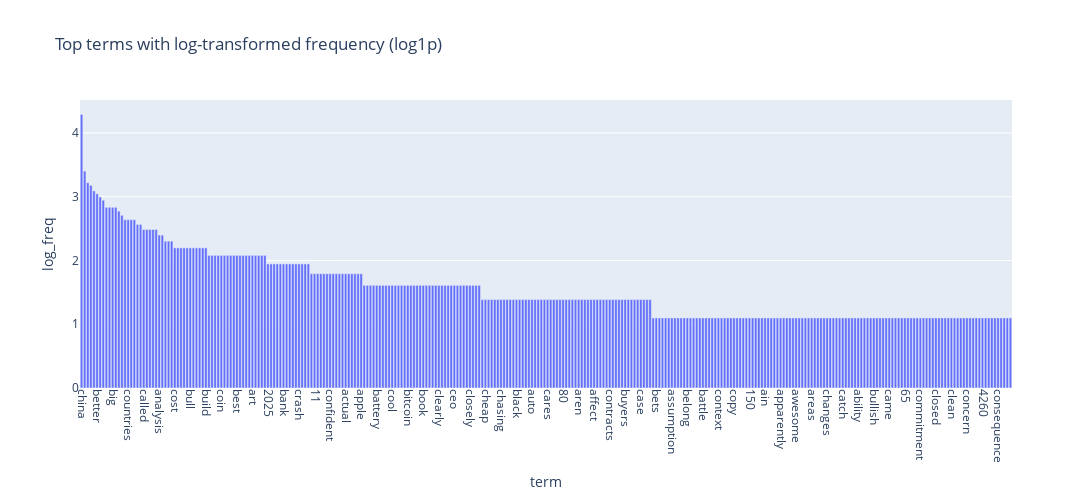

Notebook code for this chart:
### Code cell
df_plot['log_freq'] = np.log1p(df_plot['freq'])

fig = px.bar(
    df_plot,
    x='term', y='log_freq',
    title='Top terms with log-transformed frequency (log1p)'
)
fig.update_layout(
    xaxis_tickangle=90,
    bargap=0.2,
    width=1200, height=500
)
fig.show()

### Figure 1 — Plotly figure (JSON) as saved in the notebook; plotly's stock layout.template omitted (floating-point values rounded to 4 significant figures; data arrays with more than 128 entries replaced by an {"elided": "..."} marker saying what was removed)
{"data": [{"hovertemplate": "term=%{x}<br>log_freq=%{y}<extra></extra>", "legendgroup": "", "marker": {"color": "#636efa", "pattern": {"shape": ""}}, "name": "", "orientation": "v", "showlegend": false, "textposition": "auto", "type": "bar", "x": {"elided": "300 str values"}, "xaxis": "x", "y": {"elided": "300 float values"}, "yaxis": "y"}], "layout": {"bargap": 0.2, "barmode": "relative", "height": 500, "legend": {"tracegroupgap": 0}, "title": {"text": "Top terms with log-transformed frequency (log1p)"}, "width": 1200, "xaxis": {"anchor": "y", "domain": [0, 1], "tickangle": 90, "title": {"text": "term"}}, "yaxis": {"anchor": "x", "domain": [0, 1], "title": {"text": "log_freq"}}}}
